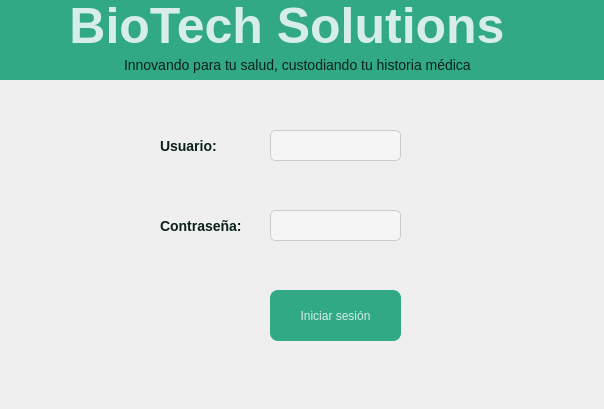
<?xml version="1.0" encoding="UTF-8"?>
<ui version="4.0">
    <class>MainWindow</class>
    <widget class="QMainWindow" name="MainWindow">
        <property name="geometry">
            <rect>
                <x>0</x>
                <y>0</y>
                <width>604</width>
                <height>409</height>
            </rect>
        </property>
        <property name="windowTitle">
            <string>Inicio de Sesión - BioTech Solutions</string>
        </property>
        <widget class="QWidget" name="centralwidget">
            <!-- Barra superior con logo -->
            <widget class="QLabel" name="logo">
                <property name="geometry">
                    <rect>
                        <x>0</x>
                        <y>0</y>
                        <width>604</width>
                        <height>50</height>
                    </rect>
                </property>
                <property name="text">
                    <string>     BioTech Solutions</string>
                </property>
                <!-- Estilo -->
                <property name="styleSheet">
                    <string>background-color: #32a985; color: #d6eee7; font-size: 50px; font-weight: bold; text-align: center;</string>
                </property>
            </widget>
            <!-- Eslogan -->
            <widget class="QLabel" name="slogan">
                <property name="geometry">
                    <rect>
                        <x>0</x>
                        <y>50</y>
                        <width>604</width>
                        <height>30</height>
                    </rect>
                </property>
                <property name="text">
                    <string>                                Innovando para tu salud, custodiando tu historia médica</string>
                </property>
                <!-- Estilo -->
                <property name="styleSheet">
                    <string>background-color: #32a985; color: #0a221b; font-size: 14px; text-align: center;</string>
                </property>
            </widget>
            <!-- Etiqueta Usuario -->
            <widget class="QLabel" name="label">
                <property name="geometry">
                    <rect>
                        <x>160</x>
                        <y>120</y>
                        <width>111</width>
                        <height>51</height>
                    </rect>
                </property>
                <property name="text">
                    <string>Usuario:</string>
                </property>
                <!-- Estilo -->
                <property name="styleSheet">
                    <string>font-size: 14px; color: #0a221b; font-weight: bold; text-align: center;</string>
                </property>
            </widget>
            <!-- Campo de Texto Usuario -->
            <widget class="QLineEdit" name="usuario">
                <property name="geometry">
                    <rect>
                        <x>270</x>
                        <y>130</y>
                        <width>131</width>
                        <height>31</height>
                    </rect>
                </property>
                <!-- Estilo -->
                <property name="styleSheet">
                    <string>background-color: #f5f5f5; border: 1px solid #ccc; border-radius: 5px; text-align: center;</string>
                </property>
            </widget>
            <!-- Etiqueta Contraseña -->
            <widget class="QLabel" name="label_2">
                <property name="geometry">
                    <rect>
                        <x>160</x>
                        <y>200</y>
                        <width>101</width>
                        <height>51</height>
                    </rect>
                </property>
                <property name="text">
                    <string>Contraseña:</string>
                </property>
                <!-- Estilo -->
                <property name="styleSheet">
                    <string>font-size: 14px; color: #0a221b; font-weight: bold; text-align: center;</string>
                </property>
            </widget>
            <!-- Campo de Texto Contraseña -->
            <widget class="QLineEdit" name="password">
                <property name="geometry">
                    <rect>
                        <x>270</x>
                        <y>210</y>
                        <width>131</width>
                        <height>31</height>
                    </rect>
                </property>
                <!-- Estilo -->
                <property name="styleSheet">
                    <string>background-color: #f5f5f5; border: 1px solid #ccc; border-radius: 5px; text-align: center;</string>
                </property>
            </widget>
            <!-- Botón Ingresar -->
            <widget class="QPushButton" name="ingresar">
                <property name="geometry">
                    <rect>
                        <x>270</x>
                        <y>290</y>
                        <width>131</width>
                        <height>51</height>
                    </rect>
                </property>
                <property name="text">
                    <string>Iniciar sesión</string>
                </property>
                <!-- Estilo -->
                <property name="styleSheet">
                    <string>background-color: #32a985; color: #d6eee7; border: none; border-radius: 7.5px; text-align: center;</string>
                </property>
            </widget>
        </widget>
    </widget>
    <resources/>
    <connections/>
</ui>
